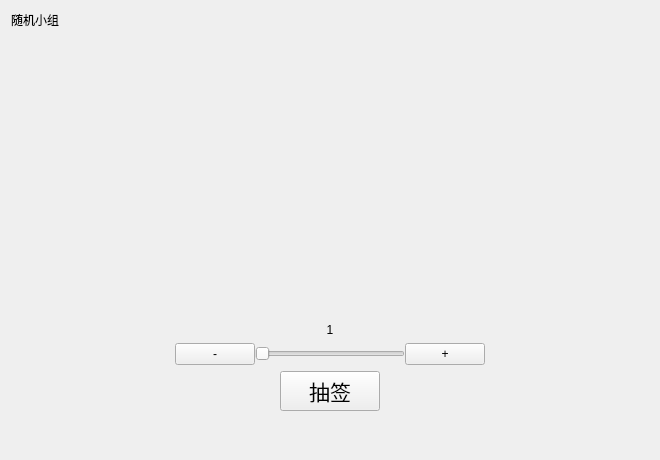
<?xml version="1.0" encoding="UTF-8"?>
<ui version="4.0">
 <class>chouqian2</class>
 <widget class="QWidget" name="chouqian2">
  <property name="geometry">
   <rect>
    <x>0</x>
    <y>0</y>
    <width>660</width>
    <height>460</height>
   </rect>
  </property>
  <property name="sizePolicy">
   <sizepolicy hsizetype="Fixed" vsizetype="Preferred">
    <horstretch>0</horstretch>
    <verstretch>0</verstretch>
   </sizepolicy>
  </property>
  <property name="windowTitle">
   <string>Form</string>
  </property>
  <layout class="QVBoxLayout" name="verticalLayout">
   <item alignment="Qt::AlignmentFlag::AlignLeft">
    <widget class="TitleLabel" name="TitleLabel">
     <property name="sizePolicy">
      <sizepolicy hsizetype="Fixed" vsizetype="Fixed">
       <horstretch>0</horstretch>
       <verstretch>0</verstretch>
      </sizepolicy>
     </property>
     <property name="text">
      <string>随机小组</string>
     </property>
    </widget>
   </item>
   <item>
    <widget class="ScrollArea" name="ScrollArea">
     <property name="styleSheet">
      <string notr="true">background-color: transparent;</string>
     </property>
     <property name="frameShape">
      <enum>QFrame::Shape::NoFrame</enum>
     </property>
     <property name="frameShadow">
      <enum>QFrame::Shadow::Plain</enum>
     </property>
     <property name="verticalScrollBarPolicy">
      <enum>Qt::ScrollBarPolicy::ScrollBarAsNeeded</enum>
     </property>
     <property name="horizontalScrollBarPolicy">
      <enum>Qt::ScrollBarPolicy::ScrollBarAlwaysOff</enum>
     </property>
     <property name="widgetResizable">
      <bool>true</bool>
     </property>
     <widget class="QWidget" name="scrollAreaWidgetContents">
      <property name="geometry">
       <rect>
        <x>0</x>
        <y>0</y>
        <width>642</width>
        <height>280</height>
       </rect>
      </property>
      <layout class="QVBoxLayout" name="verticalLayout_2">
       <item>
        <widget class="TextLineEdit" name="chouqian_textEdit">
         <property name="enabled">
          <bool>true</bool>
         </property>
         <property name="sizePolicy">
          <sizepolicy hsizetype="Preferred" vsizetype="Fixed">
           <horstretch>0</horstretch>
           <verstretch>0</verstretch>
          </sizepolicy>
         </property>
         <property name="minimumSize">
          <size>
           <width>0</width>
           <height>0</height>
          </size>
         </property>
         <property name="cursor" stdset="0">
          <cursorShape>ArrowCursor</cursorShape>
         </property>
         <property name="frameShape">
          <enum>QFrame::Shape::NoFrame</enum>
         </property>
         <property name="frameShadow">
          <enum>QFrame::Shadow::Plain</enum>
         </property>
         <property name="verticalScrollBarPolicy">
          <enum>Qt::ScrollBarPolicy::ScrollBarAlwaysOff</enum>
         </property>
         <property name="horizontalScrollBarPolicy">
          <enum>Qt::ScrollBarPolicy::ScrollBarAlwaysOff</enum>
         </property>
         <property name="readOnly">
          <bool>true</bool>
         </property>
         <property name="html">
          <string>&lt;!DOCTYPE HTML PUBLIC &quot;-//W3C//DTD HTML 4.0//EN&quot; &quot;http://www.w3.org/TR/REC-html40/strict.dtd&quot;&gt;
&lt;html&gt;&lt;head&gt;&lt;meta name=&quot;qrichtext&quot; content=&quot;1&quot; /&gt;&lt;meta charset=&quot;utf-8&quot; /&gt;&lt;style type=&quot;text/css&quot;&gt;
p, li { white-space: pre-wrap; }
hr { height: 1px; border-width: 0; }
li.unchecked::marker { content: &quot;\2610&quot;; }
li.checked::marker { content: &quot;\2612&quot;; }
&lt;/style&gt;&lt;/head&gt;&lt;body style=&quot; font-family:'Microsoft YaHei UI'; font-size:9pt; font-weight:400; font-style:normal;&quot;&gt;
&lt;p style=&quot;-qt-paragraph-type:empty; margin-top:0px; margin-bottom:0px; margin-left:0px; margin-right:0px; -qt-block-indent:0; text-indent:0px; font-size:30px;&quot;&gt;&lt;br /&gt;&lt;/p&gt;&lt;/body&gt;&lt;/html&gt;</string>
         </property>
         <property name="textInteractionFlags">
          <set>Qt::TextInteractionFlag::NoTextInteraction</set>
         </property>
        </widget>
       </item>
      </layout>
     </widget>
    </widget>
   </item>
   <item>
    <widget class="CaptionLabel" name="CaptionLabel">
     <property name="sizePolicy">
      <sizepolicy hsizetype="Minimum" vsizetype="Minimum">
       <horstretch>0</horstretch>
       <verstretch>0</verstretch>
      </sizepolicy>
     </property>
     <property name="text">
      <string>1</string>
     </property>
     <property name="alignment">
      <set>Qt::AlignmentFlag::AlignCenter</set>
     </property>
    </widget>
   </item>
   <item>
    <layout class="QHBoxLayout" name="horizontalLayout_3">
     <property name="spacing">
      <number>0</number>
     </property>
     <property name="sizeConstraint">
      <enum>QLayout::SizeConstraint::SetDefaultConstraint</enum>
     </property>
     <item>
      <spacer name="horizontalSpacer_2">
       <property name="orientation">
        <enum>Qt::Orientation::Horizontal</enum>
       </property>
       <property name="sizeHint" stdset="0">
        <size>
         <width>40</width>
         <height>20</height>
        </size>
       </property>
      </spacer>
     </item>
     <item>
      <widget class="PillPushButton" name="PillPushButton_reduce">
       <property name="sizePolicy">
        <sizepolicy hsizetype="Fixed" vsizetype="Fixed">
         <horstretch>0</horstretch>
         <verstretch>0</verstretch>
        </sizepolicy>
       </property>
       <property name="text">
        <string>-</string>
       </property>
      </widget>
     </item>
     <item>
      <widget class="Slider" name="Slider">
       <property name="sizePolicy">
        <sizepolicy hsizetype="Fixed" vsizetype="Fixed">
         <horstretch>0</horstretch>
         <verstretch>0</verstretch>
        </sizepolicy>
       </property>
       <property name="minimumSize">
        <size>
         <width>150</width>
         <height>0</height>
        </size>
       </property>
       <property name="orientation">
        <enum>Qt::Orientation::Horizontal</enum>
       </property>
      </widget>
     </item>
     <item>
      <widget class="PillPushButton" name="PillPushButton_add">
       <property name="sizePolicy">
        <sizepolicy hsizetype="Fixed" vsizetype="Fixed">
         <horstretch>0</horstretch>
         <verstretch>0</verstretch>
        </sizepolicy>
       </property>
       <property name="text">
        <string>+</string>
       </property>
      </widget>
     </item>
     <item>
      <spacer name="horizontalSpacer">
       <property name="orientation">
        <enum>Qt::Orientation::Horizontal</enum>
       </property>
       <property name="sizeHint" stdset="0">
        <size>
         <width>40</width>
         <height>20</height>
        </size>
       </property>
      </spacer>
     </item>
    </layout>
   </item>
   <item alignment="Qt::AlignmentFlag::AlignHCenter">
    <widget class="PushButton" name="PushButton">
     <property name="sizePolicy">
      <sizepolicy hsizetype="Fixed" vsizetype="Fixed">
       <horstretch>0</horstretch>
       <verstretch>0</verstretch>
      </sizepolicy>
     </property>
     <property name="minimumSize">
      <size>
       <width>100</width>
       <height>0</height>
      </size>
     </property>
     <property name="font">
      <font>
       <family>Segoe UI</family>
       <pointsize>16</pointsize>
       <bold>false</bold>
      </font>
     </property>
     <property name="text">
      <string>抽签</string>
     </property>
    </widget>
   </item>
   <item>
    <spacer name="verticalSpacer">
     <property name="orientation">
      <enum>Qt::Orientation::Vertical</enum>
     </property>
     <property name="sizeType">
      <enum>QSizePolicy::Policy::Maximum</enum>
     </property>
     <property name="sizeHint" stdset="0">
      <size>
       <width>0</width>
       <height>38</height>
      </size>
     </property>
    </spacer>
   </item>
  </layout>
 </widget>
 <customwidgets>
  <customwidget>
   <class>PushButton</class>
   <extends>QPushButton</extends>
   <header>qfluentwidgets</header>
  </customwidget>
  <customwidget>
   <class>ToggleButton</class>
   <extends>PushButton</extends>
   <header>qfluentwidgets</header>
  </customwidget>
  <customwidget>
   <class>Slider</class>
   <extends>QSlider</extends>
   <header>qfluentwidgets</header>
  </customwidget>
  <customwidget>
   <class>ScrollArea</class>
   <extends>QScrollArea</extends>
   <header>qfluentwidgets</header>
   <container>1</container>
  </customwidget>
  <customwidget>
   <class>CaptionLabel</class>
   <extends>QLabel</extends>
   <header>qfluentwidgets</header>
  </customwidget>
  <customwidget>
   <class>TitleLabel</class>
   <extends>QLabel</extends>
   <header>qfluentwidgets</header>
  </customwidget>
  <customwidget>
   <class>TextLineEdit</class>
   <extends>QTextEdit</extends>
   <header>ui.custom_widgets</header>
  </customwidget>
  <customwidget>
   <class>PillPushButton</class>
   <extends>ToggleButton</extends>
   <header>qfluentwidgets</header>
  </customwidget>
 </customwidgets>
 <resources/>
 <connections/>
</ui>
